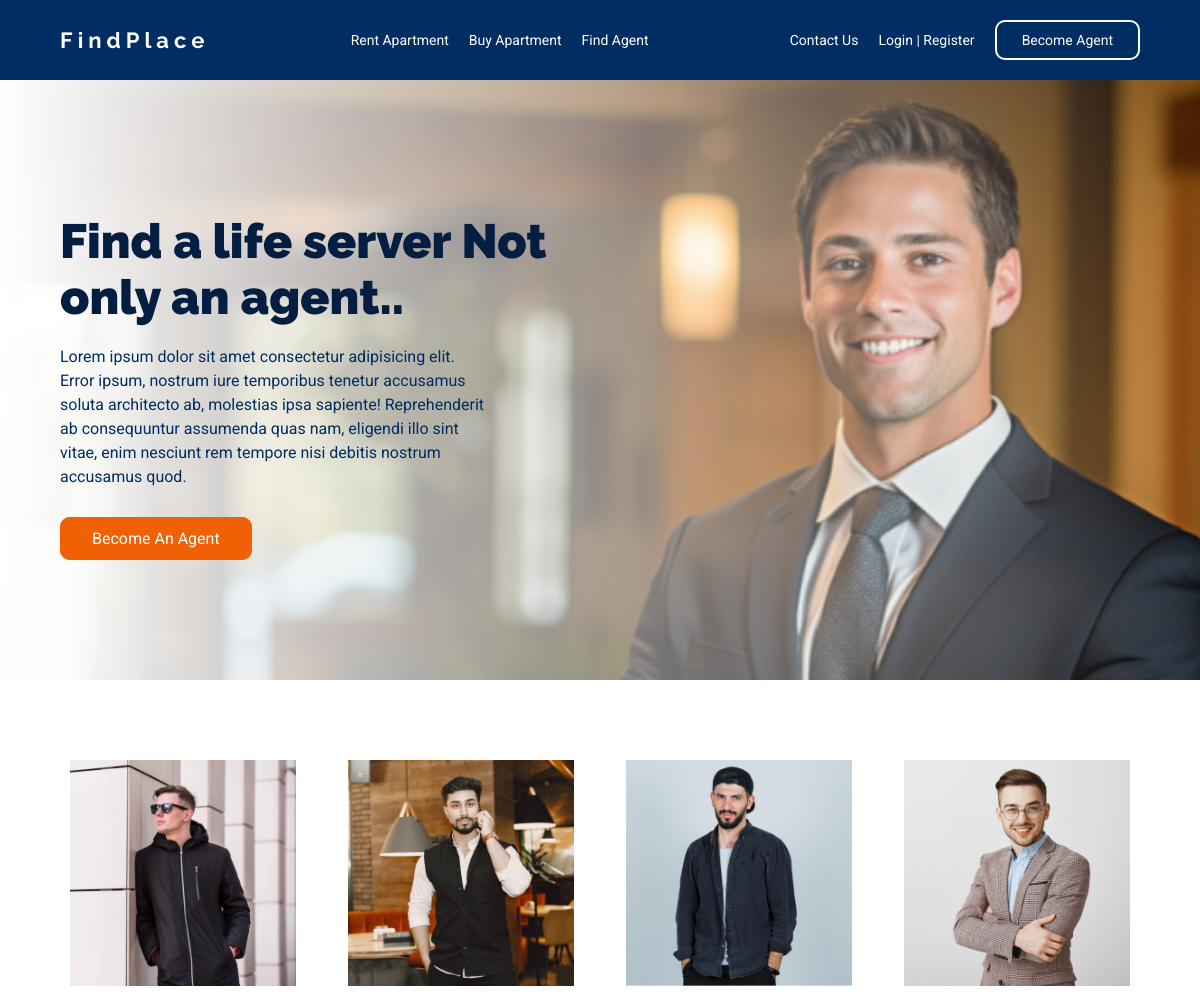
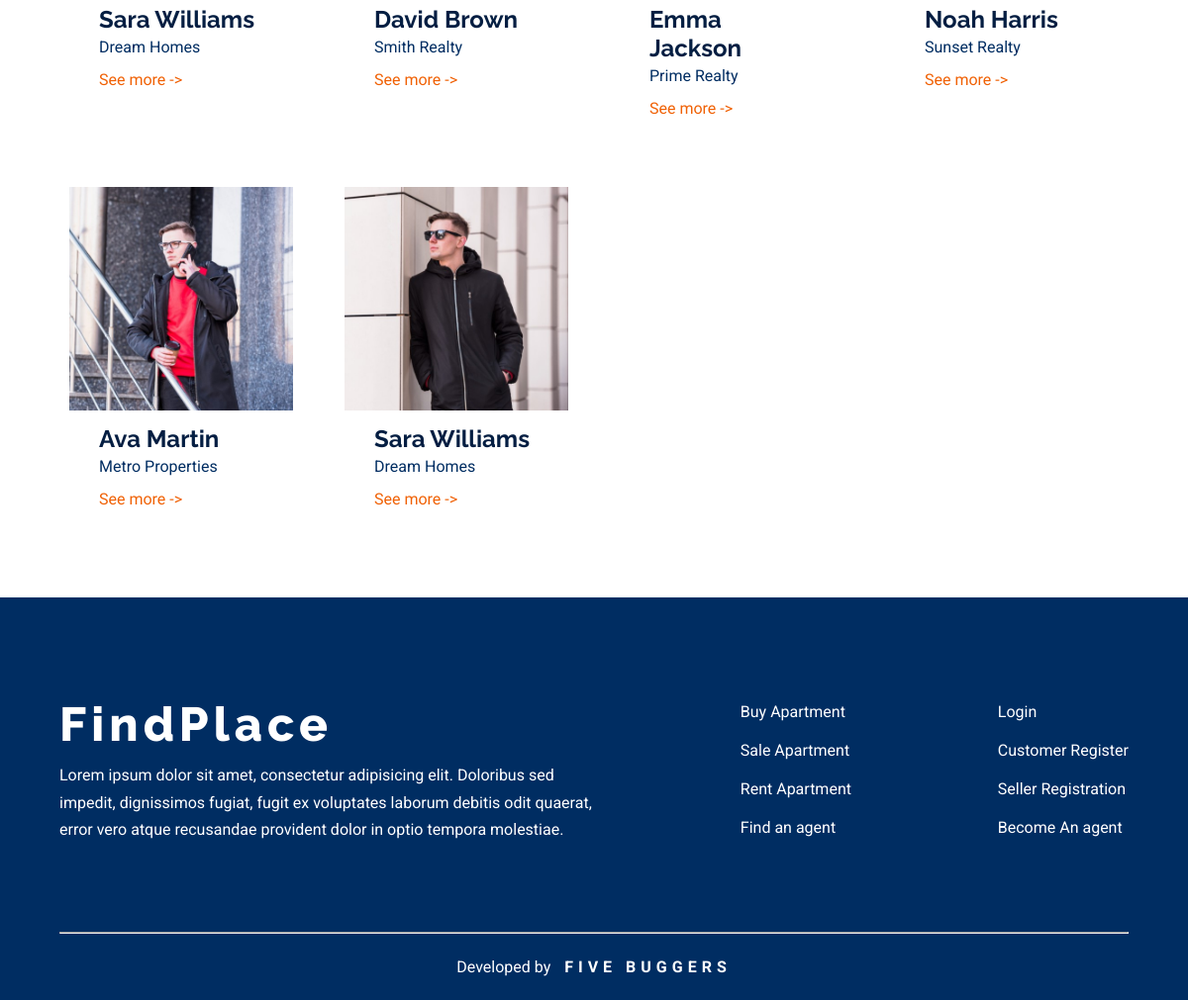
The page /pages/agents.php on the database its author committed (2 pictures, top to bottom).
### tables this page shows
CREATE TABLE `agent` (
  `user_ID` int(11) NOT NULL,
  `agent_ID` int(11) NOT NULL,
  `agent_phone_number` varchar(15) NOT NULL,
  `agent_NIC` varchar(15) NOT NULL,
  `agent_agency` varchar(40) NOT NULL,
  `agent_experience` int(11) NOT NULL,
  `agent_customer_count` int(11) NOT NULL,
  `agent_short_description` varchar(256) NOT NULL,
  `agent_description` text NOT NULL,
  `agent_cover_img` text NOT NULL,
  `project_count` int(11) NOT NULL DEFAULT 4
);

CREATE TABLE `users` (
  `user_ID` int(11) NOT NULL,
  `user_mail` varchar(40) NOT NULL,
  `user_password` varchar(20) NOT NULL,
  `user_first_name` varchar(40) NOT NULL,
  `user_last_name` varchar(40) NOT NULL,
  `user_account_type` varchar(15) NOT NULL DEFAULT 'user',
  `user_profile_picture` text NOT NULL
);

### pages/agents.php (the view, shortened to what this page needs)
<?php
    include_once './component/head.php';
    include_once '../config/db.php';
    include_once './component/header.php';
?>
<div class="agent-header flex flex-vertical-center" style="
            background-image: linear-gradient(to right, white, transparent), url('../sources/Simple\ Black\ and\ White\ Fashion\ Facebook\ Cover.png');
    ">
    <div class="container">
        <div class="text-content w-50">
            <h1>Find a life server Not only an agent..</h1>
            <p class="w-80  margin-y-20">Lorem ipsum dolor sit amet consectetur adipisicing elit. Error ipsum, nostrum iure temporibus tenetur accusamus soluta architecto ab, molestias ipsa sapiente! Reprehenderit ab consequuntur assumenda quas nam, eligendi illo sint vitae, enim nesciunt rem tempore nisi debitis nostrum accusamus quod.</p>
            <a class="orange-btn" href="" >Become An Agent</a>
        </div>
    </div>
</div>
<div class="container">
    <div class="agent-cards margin-y-50">
        <?php
            $query = "SELECT * FROM agent";
            $result = mysqli_query($conn, $query);
            if($result){
                $rowCount = mysqli_num_rows($result);
                if($rowCount > 0){
                    while($row = mysqli_fetch_assoc($result)){
                        $agentId = $row['agent_ID'];
                        $userId = $row['user_ID'];
                        $agentAgency = $row['agent_agency'];
                        $userQuery = "SELECT * FROM users WHERE user_ID='$userId'";
                        $userResult = mysqli_query($conn, $userQuery);
                        if($result){
                            $userRow = mysqli_fetch_assoc($userResult);
                            $userFirstName = $userRow['user_first_name'];
                            $userlastName = $userRow['user_last_name'];
                            ?>
                                <div class = 'agent-card margin-y-20'>
                                    <a href = './agent-profile.php?agentId=<?php echo $agentId?>&&userId=<?php echo $userId?>'>
                                        <img src="../sources/users/<?php echo $userRow['user_profile_picture']?>" alt="">
                                    </a>
                                    <div class="text-content">
                                        <h3 class = 'agent-name'><?php echo $userFirstName." ".$userlastName ?></h3>
                                        <p class = 'agency-name'><?php echo $agentAgency ?></p>
                                        <a href = './agent-profile.php?agentId=<?php echo $agentId?>&&userId=<?php echo $userId?>'>See more -></a>
                                    </div>
                                </div>
                            <?php
                        }
                    }
                }
            }
            else{
                echo "Something went wrong";
            }
        ?>
    </div>
</div>
<?php
    include_once './component/footer.php'
?>

### pages/component/head.php (shortened to what this page needs)
<!DOCTYPE html>
<html lang="en">
<head>
    <link rel="stylesheet" href="../styles/styles.css">
    <link rel="stylesheet" href="../styles/responsive.css">
    <link rel="stylesheet" href="../styles/".$pageStyles>
    <link rel="stylesheet" href="https://cdnjs.cloudflare.com/ajax/libs/remixicon/4.2.0/remixicon.css" />
</head>
<body>

### pages/component/header.php (shortened to what this page needs)
<div class="header bg-primary">
    <div class="container h-min-80 flex flex-space-between flex-vertical-center">
        <div class="logo-section flex flex-space-between flex-vertical-center">
            <a href="./home.php"><span class="logo">FindPlace</span></a>
        </div>
        <div class="apartment-link-set link-set link-set-1 link-set-active flex flex-gap-y-20">
            <a href="./showcase.php" class="nav-link rent">Rent Apartment</a>
            <a href="./showcase.php" class="nav-link buy">Buy Apartment</a>
            <a href="./agents.php" class="nav-link find">Find Agent</a>
        </div>
        <div class="control-login-link-set link-set link-set-2  link-set-active flex flex-gap-y-20 flex-vertical-center">
            <a href="./contact-us.php" class="nav-link contact">Contact Us</a>
            <?php
                if(isset($_SESSION['user-id'])){ ?>
                    <a href="./agents.php" class="nav-link find">Dashboard</a>
                <?php }else{?>
                    <a href="./registration.php" class="nav-link login">Login | Register</a>
                    <a href="./Agent-request.php" class="  border-btn">Become Agent</a>
                <?php }
            ?>
        </div>
    </div>
</div>

### pages/component/footer.php
<div class="footer">
    <div class="container flex flex-vertical-center flex-space-between">
        <div class="column-one w-50">
            <h2 class="logo">FindPlace</h2>
            <p>Lorem ipsum dolor sit amet, consectetur adipisicing elit. Doloribus sed impedit, dignissimos fugiat, fugit ex voluptates laborum debitis odit quaerat, error vero atque recusandae provident dolor in optio tempora molestiae.</p>
        </div>
        <div class="link-set">
            <a href="">Buy Apartment</a>
            <a href="">Sale Apartment</a>
            <a href="">Rent Apartment</a>
            <a href="">Find an agent</a>
        </div>
        <div class="link-set">
            <a href="">Login</a>
            <a href="">Customer Register</a>
            <a href="">Seller Registration</a>
            <a href="">Become An agent</a>
        </div>
    </div>
    <div class="ownership">
        <div class="container">
            <hr>
        </div>
        <p>Developed by <span>five buggers</span></p>
    </div>
</div>

### styles/styles.css (style rules this page uses)
:root { --primary-font-family : 'Raleway'; --secondary-font-family : 'Roboto'; --primary-color : #002D62; --secondary-color : #041E42; --tertiary-color : #F06105; --input-background-color : #f2f8fe; --input-button-color : #cfdfef; --input-placeholder-color : #5F7A9A; --sidebar-background-color : #dfeeff; --border-color : #dae7f67a; --shadow-color : #041e421c; }
* { margin: 0; padding: 0; box-sizing: border-box; }
body { width: 100vw; height: 100vh; font-family: var(--secondary-font-family), sans-serif; color: var(--primary-color); font-size: 16px; overflow-x: hidden; }
h1,h2,h3,h4,h5,h6 { font-family: var(--primary-font-family), sans-serif; color: var(--secondary-color); }
a { text-decoration: none; color: white; }
p { line-height: 170%; }
h1 { font-weight: 900; font-size: 3rem; }
h2 { font-size: 2rem; font-weight: 800; }
.container { width: 90%; margin: 0 auto; }
.border-btn { border: 2px solid white; padding: 10px 25px; border-radius: 10px; transition: all ease 400ms; }
.orange-btn { background-color: var(--tertiary-color); cursor: pointer; padding: 10px 30px; border: 2px solid var(--tertiary-color); border-radius: 10px; transition: all ease 400ms; }
.logo { font-family: var(--primary-font-family); font-weight: 700; font-size: 22px; letter-spacing: 5px; }
.bg-primary { background-color: var(--primary-color); }
.h-min-80 { min-height: 80px; }
.w-80 { width: 80%; }
.w-50 { width: 50%; }
.margin-y-20 { margin: 20px 0; }
.margin-y-50 { margin: 50px 0; }
.flex { display: flex; }
.flex-space-between { justify-content: space-between; }
.flex-vertical-center { align-items: center; }
.flex-gap-y-20 { column-gap: 20px; }
.header { color: white; position: relative; }
.header a { font-size: 14px; position: relative; }
.header .nav-link::before { content: ""; position: absolute; height: 3px; width: 0; background-color: white; left: 0; bottom: -10px; transition: all ease 400ms; }
.agent-header { height: 600px; background-size: cover; background-position: center; }
.agent-header p { margin-bottom: 40px; line-height: 150%; }
.agent-cards { display: grid; column-gap: 2rem; grid-template-columns: 1fr 1fr 1fr 1fr; }
.agent-card img { width: 100%; }
.agent-cards a { color: var(--tertiary-color); }
.agent-cards p { margin-bottom: 10px; }
.agent-card { padding: 10px; }
.agent-card .text-content { padding: 10px 30px; }
.agent-card h3 { font-size: 1.5rem; }
.footer { background-color: var(--primary-color); width: 100%; padding: 100px 0 20px 0; color: white; }
.footer .container { column-gap: 2rem; }
.footer .link-set { display: flex; flex-direction: column; row-gap: 20px; }
.footer h2 { font-size: 3rem; font-weight: 800; margin-bottom: 10px; color: white; }
.footer .ownership { text-align: center; padding: 40px 0 0 0; }
.footer .ownership hr { margin-bottom: 20px; margin-top: 50px; background-color : rgba(255, 255, 255, 0.061); }
.footer .ownership span { text-transform: uppercase; font-weight: 700; letter-spacing: 5px; margin-left: 10px; }

### rows shown on the page
agent: user_ID.user_profile_picture (picture), user_ID.user_first_name "Sara", user_ID.user_last_name "Williams", agent_agency "Dream Homes"
agent: user_ID.user_profile_picture (picture), user_ID.user_first_name "David", user_ID.user_last_name "Brown", agent_agency "Smith Realty"
agent: user_ID.user_profile_picture (picture), user_ID.user_first_name "Emma", user_ID.user_last_name "Jackson", agent_agency "Prime Realty"
agent: user_ID.user_profile_picture (picture), user_ID.user_first_name "Noah", user_ID.user_last_name "Harris", agent_agency "Sunset Realty"
agent: user_ID.user_profile_picture (picture), user_ID.user_first_name "Ava", user_ID.user_last_name "Martin", agent_agency "Metro Properties"
agent: user_ID.user_profile_picture (picture), user_ID.user_first_name "Sara", user_ID.user_last_name "Williams", agent_agency "Dream Homes"
